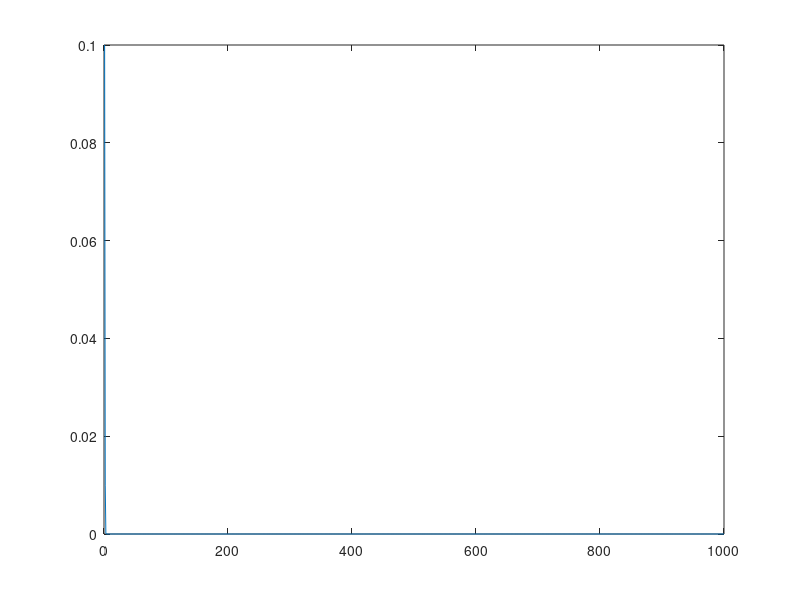

The MATLAB script that drew this image:
clearvars;clc;close all;
f = @(x) ((x-1).^2 + 1);
g = @(x) ((x-2).^2 / 2 + 1/2);

function [r,graph] = fpi(f,x0,iters,known_fixpoint)
    
    graph = zeros(2,iters);
    xi = x0;
    for i = 1:iters
        graph(1,i) = abs(known_fixpoint - xi);
        graph(2,i) = i;
        xi = f(xi);
    end
    r = xi;
end

[r,graph] = fpi(f,0.9,1000,1);

plot(graph(2,1:end),graph(1,1:end))